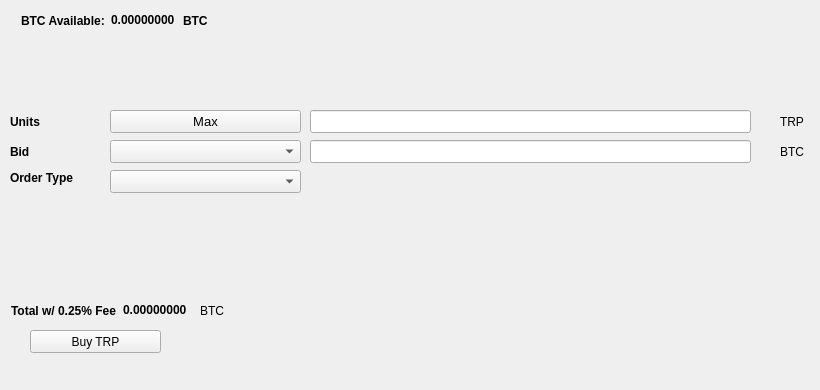
   <widget class="QWidget" name="BuyTab">
    <attribute name="title">
     <string>Buy</string>
    </attribute>
    <widget class="QPushButton" name="BuyTRP">
     <property name="geometry">
      <rect>
       <x>30</x>
       <y>330</y>
       <width>131</width>
       <height>23</height>
      </rect>
     </property>
     <property name="text">
      <string>Buy TRP</string>
     </property>
     <property name="icon">
      <iconset resource="../travelpay.qrc">
       <normaloff>:/icons/bitcoin</normaloff>:/icons/bitcoin</iconset>
     </property>
    </widget>
    <widget class="QLabel" name="label_3">
     <property name="geometry">
      <rect>
       <x>10</x>
       <y>110</y>
       <width>46</width>
       <height>23</height>
      </rect>
     </property>
     <property name="font">
      <font>
       <weight>75</weight>
       <bold>true</bold>
      </font>
     </property>
     <property name="text">
      <string>Units</string>
     </property>
    </widget>
    <widget class="QLineEdit" name="UnitsInput">
     <property name="geometry">
      <rect>
       <x>310</x>
       <y>110</y>
       <width>441</width>
       <height>23</height>
      </rect>
     </property>
     <property name="font">
      <font>
       <pointsize>9</pointsize>
       <weight>75</weight>
       <bold>true</bold>
      </font>
     </property>
    </widget>
    <widget class="QLineEdit" name="BuyBidPriceEdit">
     <property name="geometry">
      <rect>
       <x>310</x>
       <y>140</y>
       <width>441</width>
       <height>23</height>
      </rect>
     </property>
     <property name="font">
      <font>
       <pointsize>9</pointsize>
       <weight>75</weight>
       <bold>true</bold>
      </font>
     </property>
    </widget>
    <widget class="QLabel" name="label_4">
     <property name="geometry">
      <rect>
       <x>780</x>
       <y>110</y>
       <width>31</width>
       <height>23</height>
      </rect>
     </property>
     <property name="text">
      <string>TRP</string>
     </property>
    </widget>
    <widget class="QLabel" name="label_5">
     <property name="geometry">
      <rect>
       <x>780</x>
       <y>140</y>
       <width>31</width>
       <height>23</height>
      </rect>
     </property>
     <property name="text">
      <string>BTC</string>
     </property>
    </widget>
    <widget class="QLabel" name="label_6">
     <property name="geometry">
      <rect>
       <x>10</x>
       <y>140</y>
       <width>46</width>
       <height>23</height>
      </rect>
     </property>
     <property name="font">
      <font>
       <weight>75</weight>
       <bold>true</bold>
      </font>
     </property>
     <property name="text">
      <string>Bid</string>
     </property>
    </widget>
    <widget class="QLabel" name="label_7">
     <property name="geometry">
      <rect>
       <x>10</x>
       <y>170</y>
       <width>91</width>
       <height>16</height>
      </rect>
     </property>
     <property name="font">
      <font>
       <weight>75</weight>
       <bold>true</bold>
      </font>
     </property>
     <property name="text">
      <string>Order Type</string>
     </property>
    </widget>
    <widget class="QPushButton" name="Buy_Max_Amount">
     <property name="geometry">
      <rect>
       <x>110</x>
       <y>110</y>
       <width>191</width>
       <height>23</height>
      </rect>
     </property>
     <property name="font">
      <font>
       <pointsize>10</pointsize>
      </font>
     </property>
     <property name="text">
      <string>Max</string>
     </property>
    </widget>
    <widget class="QComboBox" name="BuyBidcomboBox">
     <property name="geometry">
      <rect>
       <x>110</x>
       <y>140</y>
       <width>191</width>
       <height>23</height>
      </rect>
     </property>
     <property name="font">
      <font>
       <pointsize>10</pointsize>
      </font>
     </property>
    </widget>
    <widget class="QComboBox" name="buyOrdertypeCombo">
     <property name="geometry">
      <rect>
       <x>110</x>
       <y>170</y>
       <width>191</width>
       <height>23</height>
      </rect>
     </property>
     <property name="font">
      <font>
       <pointsize>10</pointsize>
      </font>
     </property>
    </widget>
    <widget class="QWidget" name="layoutWidget1">
     <property name="geometry">
      <rect>
       <x>21</x>
       <y>11</y>
       <width>227</width>
       <height>19</height>
      </rect>
     </property>
     <layout class="QHBoxLayout" name="horizontalLayout_3">
      <item>
       <widget class="QLabel" name="label232">
        <property name="font">
         <font>
          <weight>75</weight>
          <bold>true</bold>
         </font>
        </property>
        <property name="text">
         <string>BTC Available:</string>
        </property>
       </widget>
      </item>
      <item>
       <widget class="QLabel" name="BtcAvailableLbl">
        <property name="palette">
         <palette>
          <active>
           <colorrole role="WindowText">
            <brush brushstyle="SolidPattern">
             <color alpha="255">
              <red>0</red>
              <green>0</green>
              <blue>0</blue>
             </color>
            </brush>
           </colorrole>
           <colorrole role="Button">
            <brush brushstyle="SolidPattern">
             <color alpha="255">
              <red>0</red>
              <green>170</green>
              <blue>0</blue>
             </color>
            </brush>
           </colorrole>
           <colorrole role="Light">
            <brush brushstyle="SolidPattern">
             <color alpha="255">
              <red>0</red>
              <green>255</green>
              <blue>0</blue>
             </color>
            </brush>
           </colorrole>
           <colorrole role="Midlight">
            <brush brushstyle="SolidPattern">
             <color alpha="255">
              <red>0</red>
              <green>212</green>
              <blue>0</blue>
             </color>
            </brush>
           </colorrole>
           <colorrole role="Dark">
            <brush brushstyle="SolidPattern">
             <color alpha="255">
              <red>0</red>
              <green>85</green>
              <blue>0</blue>
             </color>
            </brush>
           </colorrole>
           <colorrole role="Mid">
            <brush brushstyle="SolidPattern">
             <color alpha="255">
              <red>0</red>
              <green>113</green>
              <blue>0</blue>
             </color>
            </brush>
           </colorrole>
           <colorrole role="Text">
            <brush brushstyle="SolidPattern">
             <color alpha="255">
              <red>0</red>
              <green>170</green>
              <blue>0</blue>
             </color>
            </brush>
           </colorrole>
           <colorrole role="BrightText">
            <brush brushstyle="SolidPattern">
             <color alpha="255">
              <red>255</red>
              <green>255</green>
              <blue>255</blue>
             </color>
            </brush>
           </colorrole>
           <colorrole role="ButtonText">
            <brush brushstyle="SolidPattern">
             <color alpha="255">
              <red>0</red>
              <green>0</green>
              <blue>0</blue>
             </color>
            </brush>
           </colorrole>
           <colorrole role="Base">
            <brush brushstyle="SolidPattern">
             <color alpha="255">
              <red>255</red>
              <green>255</green>
              <blue>255</blue>
             </color>
            </brush>
           </colorrole>
           <colorrole role="Window">
            <brush brushstyle="SolidPattern">
             <color alpha="255">
              <red>0</red>
              <green>170</green>
              <blue>0</blue>
             </color>
            </brush>
           </colorrole>
           <colorrole role="Shadow">
            <brush brushstyle="SolidPattern">
             <color alpha="255">
              <red>0</red>
              <green>0</green>
              <blue>0</blue>
             </color>
            </brush>
           </colorrole>
           <colorrole role="AlternateBase">
            <brush brushstyle="SolidPattern">
             <color alpha="255">
              <red>127</red>
              <green>212</green>
              <blue>127</blue>
             </color>
            </brush>
           </colorrole>
           <colorrole role="ToolTipBase">
            <brush brushstyle="SolidPattern">
             <color alpha="255">
              <red>255</red>
              <green>255</green>
              <blue>220</blue>
             </color>
            </brush>
           </colorrole>
           <colorrole role="ToolTipText">
            <brush brushstyle="SolidPattern">
             <color alpha="255">
              <red>0</red>
              <green>0</green>
              <blue>0</blue>
             </color>
            </brush>
           </colorrole>
          </active>
          <inactive>
           <colorrole role="WindowText">
            <brush brushstyle="SolidPattern">
             <color alpha="255">
              <red>0</red>
              <green>0</green>
              <blue>0</blue>
             </color>
            </brush>
           </colorrole>
           <colorrole role="Button">
            <brush brushstyle="SolidPattern">
             <color alpha="255">
              <red>0</red>
              <green>170</green>
              <blue>0</blue>
             </color>
            </brush>
           </colorrole>
           <colorrole role="Light">
            <brush brushstyle="SolidPattern">
             <color alpha="255">
              <red>0</red>
              <green>255</green>
              <blue>0</blue>
             </color>
            </brush>
           </colorrole>
           <colorrole role="Midlight">
            <brush brushstyle="SolidPattern">
             <color alpha="255">
              <red>0</red>
              <green>212</green>
              <blue>0</blue>
             </color>
            </brush>
           </colorrole>
           <colorrole role="Dark">
            <brush brushstyle="SolidPattern">
             <color alpha="255">
              <red>0</red>
              <green>85</green>
              <blue>0</blue>
             </color>
            </brush>
           </colorrole>
           <colorrole role="Mid">
            <brush brushstyle="SolidPattern">
             <color alpha="255">
              <red>0</red>
              <green>113</green>
              <blue>0</blue>
             </color>
            </brush>
           </colorrole>
           <colorrole role="Text">
            <brush brushstyle="SolidPattern">
             <color alpha="255">
              <red>0</red>
              <green>170</green>
              <blue>0</blue>
             </color>
            </brush>
           </colorrole>
           <colorrole role="BrightText">
            <brush brushstyle="SolidPattern">
             <color alpha="255">
              <red>255</red>
              <green>255</green>
              <blue>255</blue>
             </color>
            </brush>
           </colorrole>
           <colorrole role="ButtonText">
            <brush brushstyle="SolidPattern">
             <color alpha="255">
              <red>0</red>
              <green>0</green>
              <blue>0</blue>
             </color>
            </brush>
           </colorrole>
           <colorrole role="Base">
            <brush brushstyle="SolidPattern">
             <color alpha="255">
              <red>255</red>
              <green>255</green>
              <blue>255</blue>
             </color>
            </brush>
           </colorrole>
           <colorrole role="Window">
            <brush brushstyle="SolidPattern">
             <color alpha="255">
              <red>0</red>
              <green>170</green>
              <blue>0</blue>
             </color>
            </brush>
           </colorrole>
           <colorrole role="Shadow">
            <brush brushstyle="SolidPattern">
             <color alpha="255">
              <red>0</red>
              <green>0</green>
              <blue>0</blue>
             </color>
            </brush>
           </colorrole>
           <colorrole role="AlternateBase">
            <brush brushstyle="SolidPattern">
             <color alpha="255">
              <red>127</red>
              <green>212</green>
              <blue>127</blue>
             </color>
            </brush>
           </colorrole>
           <colorrole role="ToolTipBase">
            <brush brushstyle="SolidPattern">
             <color alpha="255">
              <red>255</red>
              <green>255</green>
              <blue>220</blue>
             </color>
            </brush>
           </colorrole>
           <colorrole role="ToolTipText">
            <brush brushstyle="SolidPattern">
             <color alpha="255">
              <red>0</red>
              <green>0</green>
              <blue>0</blue>
             </color>
            </brush>
           </colorrole>
          </inactive>
          <disabled>
           <colorrole role="WindowText">
            <brush brushstyle="SolidPattern">
             <color alpha="255">
              <red>0</red>
              <green>85</green>
              <blue>0</blue>
             </color>
            </brush>
           </colorrole>
           <colorrole role="Button">
            <brush brushstyle="SolidPattern">
             <color alpha="255">
              <red>0</red>
              <green>170</green>
              <blue>0</blue>
             </color>
            </brush>
           </colorrole>
           <colorrole role="Light">
            <brush brushstyle="SolidPattern">
             <color alpha="255">
              <red>0</red>
              <green>255</green>
              <blue>0</blue>
             </color>
            </brush>
           </colorrole>
           <colorrole role="Midlight">
            <brush brushstyle="SolidPattern">
             <color alpha="255">
              <red>0</red>
              <green>212</green>
              <blue>0</blue>
             </color>
            </brush>
           </colorrole>
           <colorrole role="Dark">
            <brush brushstyle="SolidPattern">
             <color alpha="255">
              <red>0</red>
              <green>85</green>
              <blue>0</blue>
             </color>
            </brush>
           </colorrole>
           <colorrole role="Mid">
            <brush brushstyle="SolidPattern">
             <color alpha="255">
              <red>0</red>
              <green>113</green>
              <blue>0</blue>
             </color>
            </brush>
           </colorrole>
           <colorrole role="Text">
            <brush brushstyle="SolidPattern">
             <color alpha="255">
              <red>0</red>
              <green>85</green>
              <blue>0</blue>
             </color>
            </brush>
           </colorrole>
           <colorrole role="BrightText">
            <brush brushstyle="SolidPattern">
             <color alpha="255">
              <red>255</red>
              <green>255</green>
              <blue>255</blue>
             </color>
            </brush>
           </colorrole>
           <colorrole role="ButtonText">
            <brush brushstyle="SolidPattern">
             <color alpha="255">
              <red>0</red>
              <green>85</green>
              <blue>0</blue>
             </color>
            </brush>
           </colorrole>
           <colorrole role="Base">
            <brush brushstyle="SolidPattern">
             <color alpha="255">
              <red>0</red>
              <green>170</green>
              <blue>0</blue>
             </color>
            </brush>
           </colorrole>
           <colorrole role="Window">
            <brush brushstyle="SolidPattern">
             <color alpha="255">
              <red>0</red>
              <green>170</green>
              <blue>0</blue>
             </color>
            </brush>
           </colorrole>
           <colorrole role="Shadow">
            <brush brushstyle="SolidPattern">
             <color alpha="255">
              <red>0</red>
              <green>0</green>
              <blue>0</blue>
             </color>
            </brush>
           </colorrole>
           <colorrole role="AlternateBase">
            <brush brushstyle="SolidPattern">
             <color alpha="255">
              <red>0</red>
              <green>170</green>
              <blue>0</blue>
             </color>
            </brush>
           </colorrole>
           <colorrole role="ToolTipBase">
            <brush brushstyle="SolidPattern">
             <color alpha="255">
              <red>255</red>
              <green>255</green>
              <blue>220</blue>
             </color>
            </brush>
           </colorrole>
           <colorrole role="ToolTipText">
            <brush brushstyle="SolidPattern">
             <color alpha="255">
              <red>0</red>
              <green>0</green>
              <blue>0</blue>
             </color>
            </brush>
           </colorrole>
          </disabled>
         </palette>
        </property>
        <property name="font">
         <font>
          <weight>75</weight>
          <bold>true</bold>
         </font>
        </property>
        <property name="text">
         <string>0.00000000</string>
        </property>
        <property name="textInteractionFlags">
         <set>Qt::LinksAccessibleByMouse|Qt::TextSelectableByKeyboard|Qt::TextSelectableByMouse</set>
        </property>
       </widget>
      </item>
      <item>
       <widget class="QLabel" name="BtcAvailableLbl_2">
        <property name="font">
         <font>
          <weight>75</weight>
          <bold>true</bold>
         </font>
        </property>
        <property name="text">
         <string>BTC</string>
        </property>
       </widget>
      </item>
     </layout>
    </widget>
    <widget class="QWidget" name="layoutWidge2">
     <property name="geometry">
      <rect>
       <x>11</x>
       <y>301</y>
       <width>259</width>
       <height>19</height>
      </rect>
     </property>
     <layout class="QHBoxLayout" name="horizontalLayout_4">
      <item>
       <widget class="QLabel" name="label_9">
        <property name="font">
         <font>
          <weight>75</weight>
          <bold>true</bold>
         </font>
        </property>
        <property name="text">
         <string>Total w/ 0.25% Fee</string>
        </property>
       </widget>
      </item>
      <item>
       <widget class="QLabel" name="BuyCostLabel">
        <property name="palette">
         <palette>
          <active>
           <colorrole role="WindowText">
            <brush brushstyle="SolidPattern">
             <color alpha="255">
              <red>0</red>
              <green>0</green>
              <blue>0</blue>
             </color>
            </brush>
           </colorrole>
           <colorrole role="Button">
            <brush brushstyle="SolidPattern">
             <color alpha="255">
              <red>0</red>
              <green>170</green>
              <blue>0</blue>
             </color>
            </brush>
           </colorrole>
           <colorrole role="Light">
            <brush brushstyle="SolidPattern">
             <color alpha="255">
              <red>0</red>
              <green>255</green>
              <blue>0</blue>
             </color>
            </brush>
           </colorrole>
           <colorrole role="Midlight">
            <brush brushstyle="SolidPattern">
             <color alpha="255">
              <red>0</red>
              <green>212</green>
              <blue>0</blue>
             </color>
            </brush>
           </colorrole>
           <colorrole role="Dark">
            <brush brushstyle="SolidPattern">
             <color alpha="255">
              <red>0</red>
              <green>85</green>
              <blue>0</blue>
             </color>
            </brush>
           </colorrole>
           <colorrole role="Mid">
            <brush brushstyle="SolidPattern">
             <color alpha="255">
              <red>0</red>
              <green>113</green>
              <blue>0</blue>
             </color>
            </brush>
           </colorrole>
           <colorrole role="Text">
            <brush brushstyle="SolidPattern">
             <color alpha="255">
              <red>0</red>
              <green>170</green>
              <blue>0</blue>
             </color>
            </brush>
           </colorrole>
           <colorrole role="BrightText">
            <brush brushstyle="SolidPattern">
             <color alpha="255">
              <red>255</red>
              <green>255</green>
              <blue>255</blue>
             </color>
            </brush>
           </colorrole>
           <colorrole role="ButtonText">
            <brush brushstyle="SolidPattern">
             <color alpha="255">
              <red>0</red>
              <green>0</green>
              <blue>0</blue>
             </color>
            </brush>
           </colorrole>
           <colorrole role="Base">
            <brush brushstyle="SolidPattern">
             <color alpha="255">
              <red>255</red>
              <green>255</green>
              <blue>255</blue>
             </color>
            </brush>
           </colorrole>
           <colorrole role="Window">
            <brush brushstyle="SolidPattern">
             <color alpha="255">
              <red>0</red>
              <green>170</green>
              <blue>0</blue>
             </color>
            </brush>
           </colorrole>
           <colorrole role="Shadow">
            <brush brushstyle="SolidPattern">
             <color alpha="255">
              <red>0</red>
              <green>0</green>
              <blue>0</blue>
             </color>
            </brush>
           </colorrole>
           <colorrole role="AlternateBase">
            <brush brushstyle="SolidPattern">
             <color alpha="255">
              <red>127</red>
              <green>212</green>
              <blue>127</blue>
             </color>
            </brush>
           </colorrole>
           <colorrole role="ToolTipBase">
            <brush brushstyle="SolidPattern">
             <color alpha="255">
              <red>255</red>
              <green>255</green>
              <blue>220</blue>
             </color>
            </brush>
           </colorrole>
           <colorrole role="ToolTipText">
            <brush brushstyle="SolidPattern">
             <color alpha="255">
              <red>0</red>
              <green>0</green>
              <blue>0</blue>
             </color>
            </brush>
           </colorrole>
          </active>
          <inactive>
           <colorrole role="WindowText">
            <brush brushstyle="SolidPattern">
             <color alpha="255">
              <red>0</red>
              <green>0</green>
              <blue>0</blue>
             </color>
            </brush>
           </colorrole>
           <colorrole role="Button">
            <brush brushstyle="SolidPattern">
             <color alpha="255">
              <red>0</red>
              <green>170</green>
              <blue>0</blue>
             </color>
            </brush>
           </colorrole>
           <colorrole role="Light">
            <brush brushstyle="SolidPattern">
             <color alpha="255">
              <red>0</red>
              <green>255</green>
              <blue>0</blue>
             </color>
            </brush>
           </colorrole>
           <colorrole role="Midlight">
            <brush brushstyle="SolidPattern">
             <color alpha="255">
              <red>0</red>
              <green>212</green>
              <blue>0</blue>
             </color>
            </brush>
           </colorrole>
           <colorrole role="Dark">
            <brush brushstyle="SolidPattern">
             <color alpha="255">
              <red>0</red>
              <green>85</green>
              <blue>0</blue>
             </color>
            </brush>
           </colorrole>
           <colorrole role="Mid">
            <brush brushstyle="SolidPattern">
             <color alpha="255">
              <red>0</red>
              <green>113</green>
              <blue>0</blue>
             </color>
            </brush>
           </colorrole>
           <colorrole role="Text">
            <brush brushstyle="SolidPattern">
             <color alpha="255">
              <red>0</red>
              <green>170</green>
              <blue>0</blue>
             </color>
            </brush>
           </colorrole>
           <colorrole role="BrightText">
            <brush brushstyle="SolidPattern">
             <color alpha="255">
              <red>255</red>
              <green>255</green>
              <blue>255</blue>
             </color>
            </brush>
           </colorrole>
           <colorrole role="ButtonText">
            <brush brushstyle="SolidPattern">
             <color alpha="255">
              <red>0</red>
              <green>0</green>
              <blue>0</blue>
             </color>
            </brush>
           </colorrole>
           <colorrole role="Base">
            <brush brushstyle="SolidPattern">
             <color alpha="255">
              <red>255</red>
              <green>255</green>
              <blue>255</blue>
             </color>
            </brush>
           </colorrole>
           <colorrole role="Window">
            <brush brushstyle="SolidPattern">
             <color alpha="255">
              <red>0</red>
              <green>170</green>
              <blue>0</blue>
             </color>
            </brush>
           </colorrole>
           <colorrole role="Shadow">
            <brush brushstyle="SolidPattern">
             <color alpha="255">
              <red>0</red>
              <green>0</green>
              <blue>0</blue>
             </color>
            </brush>
           </colorrole>
           <colorrole role="AlternateBase">
            <brush brushstyle="SolidPattern">
             <color alpha="255">
              <red>127</red>
              <green>212</green>
              <blue>127</blue>
             </color>
            </brush>
           </colorrole>
           <colorrole role="ToolTipBase">
            <brush brushstyle="SolidPattern">
             <color alpha="255">
              <red>255</red>
              <green>255</green>
              <blue>220</blue>
             </color>
            </brush>
           </colorrole>
           <colorrole role="ToolTipText">
            <brush brushstyle="SolidPattern">
             <color alpha="255">
              <red>0</red>
              <green>0</green>
              <blue>0</blue>
             </color>
            </brush>
           </colorrole>
          </inactive>
          <disabled>
           <colorrole role="WindowText">
            <brush brushstyle="SolidPattern">
             <color alpha="255">
              <red>0</red>
              <green>85</green>
              <blue>0</blue>
             </color>
            </brush>
           </colorrole>
           <colorrole role="Button">
            <brush brushstyle="SolidPattern">
             <color alpha="255">
              <red>0</red>
              <green>170</green>
              <blue>0</blue>
             </color>
            </brush>
           </colorrole>
           <colorrole role="Light">
            <brush brushstyle="SolidPattern">
             <color alpha="255">
              <red>0</red>
              <green>255</green>
              <blue>0</blue>
             </color>
            </brush>
           </colorrole>
           <colorrole role="Midlight">
            <brush brushstyle="SolidPattern">
             <color alpha="255">
              <red>0</red>
              <green>212</green>
              <blue>0</blue>
             </color>
            </brush>
           </colorrole>
           <colorrole role="Dark">
            <brush brushstyle="SolidPattern">
             <color alpha="255">
              <red>0</red>
              <green>85</green>
              <blue>0</blue>
             </color>
            </brush>
           </colorrole>
           <colorrole role="Mid">
            <brush brushstyle="SolidPattern">
             <color alpha="255">
              <red>0</red>
              <green>113</green>
              <blue>0</blue>
             </color>
            </brush>
           </colorrole>
           <colorrole role="Text">
            <brush brushstyle="SolidPattern">
             <color alpha="255">
              <red>0</red>
              <green>85</green>
              <blue>0</blue>
             </color>
            </brush>
           </colorrole>
           <colorrole role="BrightText">
            <brush brushstyle="SolidPattern">
             <color alpha="255">
              <red>255</red>
              <green>255</green>
              <blue>255</blue>
             </color>
            </brush>
           </colorrole>
           <colorrole role="ButtonText">
            <brush brushstyle="SolidPattern">
             <color alpha="255">
              <red>0</red>
              <green>85</green>
              <blue>0</blue>
             </color>
            </brush>
           </colorrole>
           <colorrole role="Base">
            <brush brushstyle="SolidPattern">
             <color alpha="255">
              <red>0</red>
              <green>170</green>
              <blue>0</blue>
             </color>
            </brush>
           </colorrole>
           <colorrole role="Window">
            <brush brushstyle="SolidPattern">
             <color alpha="255">
              <red>0</red>
              <green>170</green>
              <blue>0</blue>
             </color>
            </brush>
           </colorrole>
           <colorrole role="Shadow">
            <brush brushstyle="SolidPattern">
             <color alpha="255">
              <red>0</red>
              <green>0</green>
              <blue>0</blue>
             </color>
            </brush>
           </colorrole>
           <colorrole role="AlternateBase">
            <brush brushstyle="SolidPattern">
             <color alpha="255">
              <red>0</red>
              <green>170</green>
              <blue>0</blue>
             </color>
            </brush>
           </colorrole>
           <colorrole role="ToolTipBase">
            <brush brushstyle="SolidPattern">
             <color alpha="255">
              <red>255</red>
              <green>255</green>
              <blue>220</blue>
             </color>
            </brush>
           </colorrole>
           <colorrole role="ToolTipText">
            <brush brushstyle="SolidPattern">
             <color alpha="255">
              <red>0</red>
              <green>0</green>
              <blue>0</blue>
             </color>
            </brush>
           </colorrole>
          </disabled>
         </palette>
        </property>
        <property name="font">
         <font>
          <weight>75</weight>
          <bold>true</bold>
         </font>
        </property>
        <property name="autoFillBackground">
         <bool>false</bool>
        </property>
        <property name="text">
         <string>0.00000000</string>
        </property>
        <property name="textInteractionFlags">
         <set>Qt::LinksAccessibleByMouse|Qt::TextSelectableByMouse</set>
        </property>
       </widget>
      </item>
      <item>
       <widget class="QLabel" name="label_10">
        <property name="font">
         <font>
          <weight>50</weight>
          <bold>false</bold>
         </font>
        </property>
        <property name="text">
         <string>BTC</string>
        </property>
       </widget>
      </item>
     </layout>
    </widget>
    <widget class="QLabel" name="label_24">
     <property name="geometry">
      <rect>
       <x>460</x>
       <y>300</y>
       <width>281</width>
       <height>81</height>
      </rect>
     </property>
     <property name="text">
      <string/>
     </property>
     <property name="pixmap">
      <pixmap>:/images/bittrex</pixmap>
     </property>
    </widget>
   </widget>
